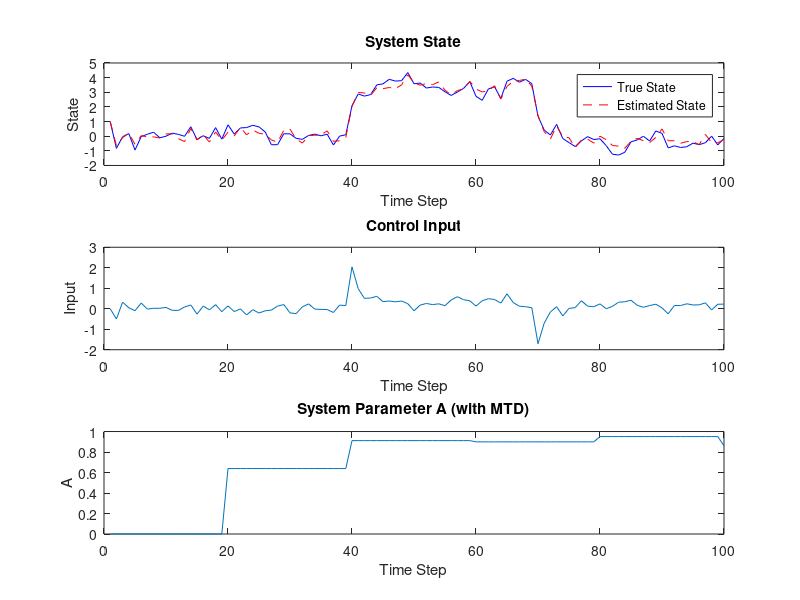

Here is the MATLAB script that generated this plot:
% System parameters   all of this not only second line
A = 0.8;  % System matrix it is all bullshit
B = 1.0;  % Input matrix   big chances or changesssssssss
C = 1.0;  % Output matrix
Q = 0.1;  % Process noise covariance
R = 0.1;  % Measurement noise covariance

% Simulation parameters
T = 100;  % Total time steps
x0 = 1.0;  % Initial state

% Moving Target Defense parameters
MTD_period = 20;  % Change system every 20 steps
MTD_amplitude = 0.2;  % Maximum change in A

% Attack parameters
attack_start = 40;
attack_end = 70;
attack_magnitude = 2.0;

% Controller and estimator gains
K = 0.5;  % State feedback gain
L = 0.6;  % Estimator gain

% Initialize arrays
x = zeros(1, T);
x_est = zeros(1, T);
y = zeros(1, T);
u = zeros(1, T);
A_t = zeros(1, T);

x(1) = x0;
x_est(1) = x0;

% Simulation loop
for t = 2:T
    % Moving Target Defense
    if mod(t, MTD_period) == 0
        A_t(t) = A + (2*rand - 1) * MTD_amplitude;
    else
        A_t(t) = A_t(t-1);
    end
    
    % Control input
    u(t) = -K * x_est(t-1);
    
    % FDI Attack
    if t >= attack_start && t < attack_end
        u(t) = u(t) + attack_magnitude;
    end
    
    % System update
    x(t) = A_t(t) * x(t-1) + B * u(t) + sqrt(Q) * randn;
    
    % Measurement
    y(t) = C * x(t) + sqrt(R) * randn;
    
    % State estimation
    x_est(t) = A_t(t) * x_est(t-1) + B * u(t) + L * (y(t) - C * (A_t(t) * x_est(t-1) + B * u(t)));
end

% Plotting results
figure;

subplot(3,1,1);
plot(1:T, x, 'b', 1:T, x_est, 'r--');
legend('True State', 'Estimated State');
title('System State');
xlabel('Time Step');
ylabel('State');

subplot(3,1,2);
plot(1:T, u);
title('Control Input');
xlabel('Time Step');
ylabel('Input');

subplot(3,1,3);
plot(1:T, A_t);
title('System Parameter A (with MTD)');
xlabel('Time Step');
ylabel('A');

% Adjust the layout
set(gcf, 'Position', [100, 100, 800, 600]);